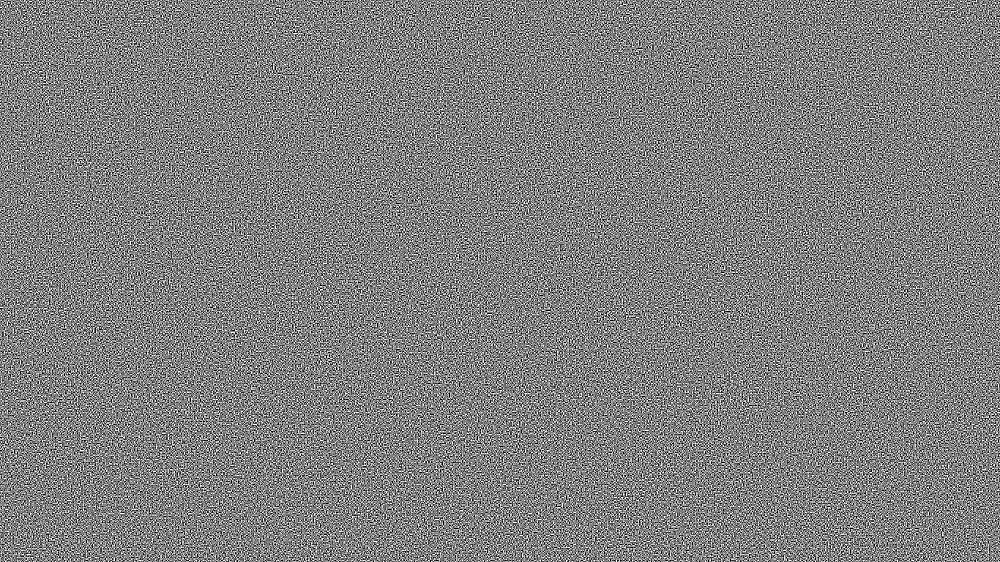
#> input picture shellmates/Hackini2k23/Divide_and_Conquer/img1.png, 1000 x 562 px, shrunk from 1366 x 768 before the run
$ python solve.py
#> lines starting #> are read from the running program, lines starting #| are printed output that depends on the picture
from PIL import Image, ImageChops

im1 = Image.open("img1.png")
#> im1 is the input picture: PIL image 1000x562 L; min 0, max 255, mean 127.5
im2 = Image.open("img2.png")
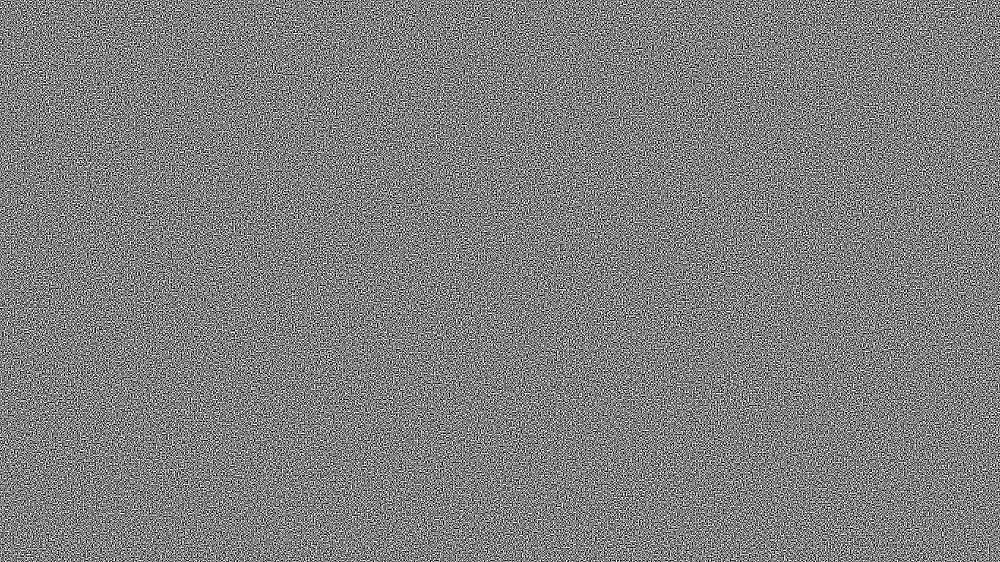
#> input picture shellmates/Hackini2k23/Divide_and_Conquer/img2.png, 1000 x 562 px, shrunk from 1366 x 768 before the run
#> im2 is the input picture: PIL image 1000x562 L; min 0, max 255, mean 127.5

im3 = ImageChops.difference(im1,im2)
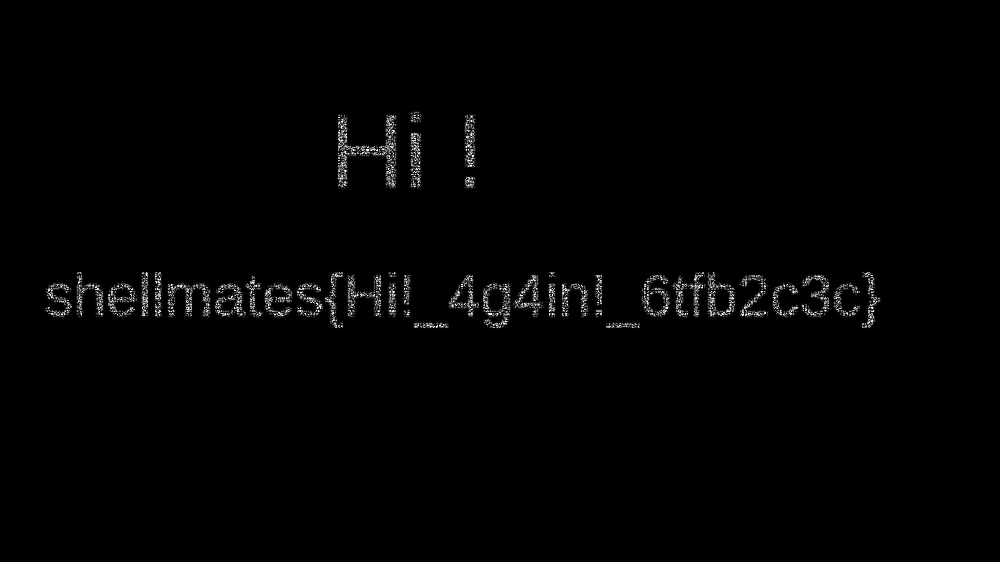
#> im3: PIL image 1000x562 L; min 0, max 255, mean 2.6


im3.show()
im3.save("final.png")

"""
# import Image
from PIL import Image

# open both photos
i1 = Image.open('img1.png')
i2 = Image.open('img2.png')

# get width and height
width1, height1 = i1.size

# open new image
i3 = Image.new('RGB', (width1, height1))

# load the pixels
pixels = i3.load()

# loop through all pixels
for i in range(width1):
    for j in range(height1):
        # xor the values
        x = i1.getpixel((i,j)) ^ i2.getpixel((i,j))

        # if all white then convert to black
        # if (x,y,z) == (255,255,255):
        #     (x,y,z) = (0,0,0)

        # put the new pixels in place
        i3.putpixel((i,j), x)

# save the image
i3.save("decrypt.png", "PNG")
"""
